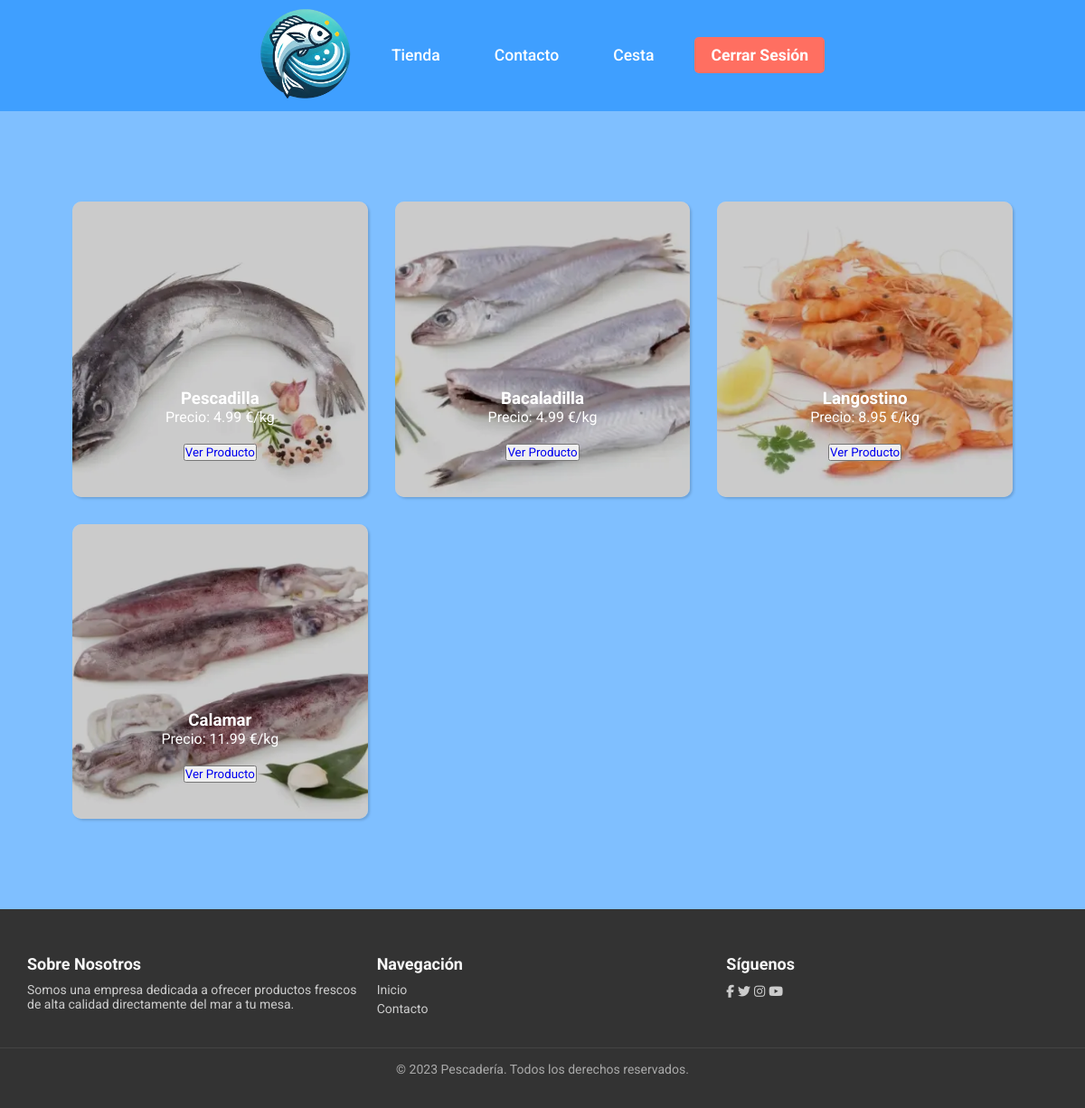
The app's page /search.php (signed in) with its own data.
### tables this page shows
CREATE TABLE `productos` (
  `id` int(11) NOT NULL,
  `nombre` varchar(255) NOT NULL,
  `descripcion` text DEFAULT NULL,
  `precio_kg` decimal(10,2) NOT NULL,
  `stock` int(11) DEFAULT 0,
  `imagen` varchar(255) DEFAULT 'imagen_default.png',
  `id_categoria` int(11) DEFAULT NULL
);

### functions/conexion_be.php (called while the page is built, shortened)
<?php
    function row_count($results){
        return mysqli_num_rows($results);
    }

### search.php (the view, shortened to what this page needs)
<?php
include ('includes/header.php');
?>
<?php
$search_param = $_GET['search'];
$sql = "SELECT * FROM productos WHERE nombre LIKE '$search_param%'";
$result = mysqli_query($conexion, $sql);
?>
<div class="main_products">
    <div class="products_wrapper">
<?php
            if(row_count($result)>0):
                while ($row = mysqli_fetch_assoc($result)):?>
                    <div class="product">
                        <h3><?= $row['nombre'] ?></h3>
                        <img src="assets/images/<?= $row['imagen'] ?>" alt="">
                        <p>Precio: <?= $row['precio_kg'] ?> €/kg</p>
                        <button>
                            <a href="producto.php?id=<?= $row['id'] ?>">Ver Producto</a>
                        </button>
                    </div>
                <?php endwhile?>
            <?php else:?>
                <p>No se encontraron resultados en su búsqueda.</p>
            <?php endif?>
</div>
</div>
<?php
include ('includes/footer.php');
?>

### assets/css/estilos.css (style rules this page uses)
* { margin: 0; padding: 0; box-sizing: border-box; text-decoration: none; font-family: "Roboto", sans-serif; }
body { background-color:rgba(0, 128, 255, 0.5) ; }
.main_products { width: 100%; display: flex; flex-direction: column; align-items: center; gap: 40px; padding: 0 80px; margin: 100px 0; }
.products_wrapper { max-width: 1600px; width: 100%; display: grid; grid-template-columns: repeat(3, 1fr); grid-auto-rows: 1fr; gap: 30px; }
.product { display: flex !important; flex-direction: column; align-items: center; justify-content: flex-end; padding: 40px; position: relative; aspect-ratio: 1/1; z-index: 1; box-shadow: rgba(0, 0, 0, 0.15) 1.95px 1.95px 2.6px; transition: all 0.3s ease-in; cursor: pointer; border-radius: 10px; overflow: hidden; }
.product::after { position: absolute; content: ""; top: 0; left: 0; width: 100%; height: 100%; background-color: rgba(0, 0, 0, 0.2); transition: all 0.3s ease-in; pointer-events: none; }
.product h3, .product p { color: #fff; z-index: 2; position: relative; }
.product img { position: absolute; top: 0; left: 0; width: 100%; height: 100%; object-fit: cover; z-index: 0; }
.product button { z-index: 2; margin-top: 20px; }

### records on screen
productos: nombre "Pescadilla", imagen (picture), precio_kg "4.99"
productos: nombre "Bacaladilla", imagen (picture), precio_kg "4.99"
productos: nombre "Langostino", imagen (picture), precio_kg "8.95"
productos: nombre "Calamar", imagen (picture), precio_kg "11.99"
